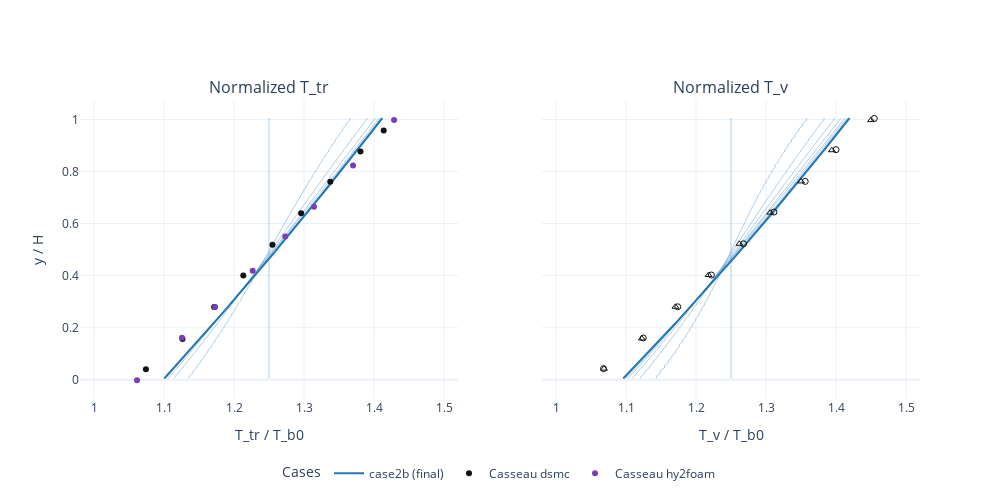

The cell this chart's notebook holds for it:
### Code cell
PROFILE_SETTINGS = {
    "x_target": None,
}

PLOT_SETTINGS = {
    "figsize": (10, 4),
    "sharey": True,
}

# cases = [c for c in (case1, case2a, case2b) if c is not None]
cases = [case2b]

N_TIME_SAMPLES = 10

repo_root = ff_helpers.find_repo_root()
REF_TR_TB_PATH = (
    repo_root / "experiments" / "fourier_flows" / "casseau_figure_3_8_case_2b_tr_tb.csv"
)
REF_TV_TB_PATH = (
    repo_root / "experiments" / "fourier_flows" / "casseau_figure_3_8_case_2b_tv_tb.csv"
)


def load_reference_csv(path):
    path = str(path)
    try:
        with open(path, "r") as f:
            header = f.readline().strip()
    except FileNotFoundError:
        return []

    dataset_names = [name for name in header.split(",") if name]
    data = np.genfromtxt(path, delimiter=",", skip_header=2)
    data = np.atleast_2d(data)

    refs = []
    n_pairs = data.shape[1] // 2
    for i in range(n_pairs):
        name = dataset_names[i] if i < len(dataset_names) else f"dataset_{i+1}"
        x = data[:, 2 * i]
        y = data[:, 2 * i + 1]
        mask = np.isfinite(x) & np.isfinite(y)
        if not np.any(mask):
            continue
        refs.append({"name": name, "x": x[mask], "y": y[mask]})
    return refs


def parse_ref_name(name: str):
    lower = name.lower()
    if "dsmc" in lower:
        method = "dsmc"
    elif "hy2foam" in lower:
        method = "hy2foam"
    else:
        method = name

    species = None
    if "_n2" in lower:
        species = "N2"
    elif "_o2" in lower:
        species = "O2"

    return method, species


ref_tr = load_reference_csv(REF_TR_TB_PATH)
ref_tv = load_reference_csv(REF_TV_TB_PATH)

profiles_by_time = {}
for case in cases:
    if case is None:
        continue
    U_hist = case["U_hist"]
    t_hist = np.asarray(case["t_hist"])
    n_steps = len(U_hist)
    if n_steps == 0:
        continue
    sample_count = min(N_TIME_SAMPLES, n_steps)
    indices = np.linspace(0, n_steps - 1, sample_count, dtype=int)
    indices = np.unique(indices)

    samples = []
    for idx in indices:
        y, Tn, Tv = ff_helpers.extract_profile_from_U(
            case, U_hist[idx], x_target=PROFILE_SETTINGS["x_target"]
        )
        samples.append((idx, float(t_hist[idx]), y, Tn, Tv))
    profiles_by_time[case["name"]] = samples

case_color_cycle = ["#1f77b4", "#ff7f0e", "#2ca02c", "#d62728", "#9467bd"]
case_colors = {
    name: case_color_cycle[i % len(case_color_cycle)]
    for i, name in enumerate(profiles_by_time.keys())
}
ref_colors = {
    "dsmc": "#111111",
    "hy2foam": "#7a3db8",
}
ref_symbols = {
    "N2": "circle-open",
    "O2": "triangle-up-open",
    None: "circle",
}

fig = make_subplots(
    rows=1,
    cols=2,
    shared_yaxes=PLOT_SETTINGS["sharey"],
    subplot_titles=("Normalized T_tr", "Normalized T_v"),
)

# T_tr profiles (multiple time steps)
for name, samples in profiles_by_time.items():
    final_idx = samples[-1][0]
    color = case_colors.get(name, "#1f77b4")
    for idx, t, y, Tn, _Tv in samples:
        is_final = idx == final_idx
        fig.add_trace(
            go.Scatter(
                x=Tn,
                y=y,
                mode="lines",
                name=f"{name} t={t:.2e}s" if not is_final else f"{name} (final)",
                legendgroup=name,
                showlegend=bool(is_final),
                opacity=1.0 if is_final else 0.35,
                line=dict(width=2 if is_final else 1, color=color),
                customdata=np.full_like(y, t, dtype=float),
            ),
            row=1,
            col=1,
        )

shown_ref = set()
for ref in ref_tr:
    method, species = parse_ref_name(ref["name"])
    color = ref_colors.get(method, "#444444")
    show = method not in shown_ref
    shown_ref.add(method)
    fig.add_trace(
        go.Scatter(
            x=ref["x"],
            y=ref["y"],
            mode="markers",
            name=f"Casseau {method}",
            legendgroup=f"casseau-{method}",
            showlegend=show,
            marker=dict(size=6, color=color, symbol=ref_symbols.get(species)),
            text=[species or ""] * len(ref["x"]),
        ),
        row=1,
        col=1,
    )

# T_v profiles (multiple time steps)
for name, samples in profiles_by_time.items():
    final_idx = samples[-1][0]
    color = case_colors.get(name, "#1f77b4")
    for idx, t, y, _Tn, Tv in samples:
        is_final = idx == final_idx
        fig.add_trace(
            go.Scatter(
                x=Tv,
                y=y,
                mode="lines",
                name=f"{name} t={t:.2e}s" if not is_final else f"{name} (final)",
                legendgroup=name,
                showlegend=False,
                opacity=1.0 if is_final else 0.35,
                line=dict(width=2 if is_final else 1, color=color),
                customdata=np.full_like(y, t, dtype=float),
            ),
            row=1,
            col=2,
        )

for ref in ref_tv:
    method, species = parse_ref_name(ref["name"])
    color = ref_colors.get(method, "#444444")
    show = method not in shown_ref
    shown_ref.add(method)
    fig.add_trace(
        go.Scatter(
            x=ref["x"],
            y=ref["y"],
            mode="markers",
            name=f"Casseau {method}",
            legendgroup=f"casseau-{method}",
            showlegend=show,
            marker=dict(size=6, color=color, symbol=ref_symbols.get(species)),
            text=[species or ""] * len(ref["x"]),
        ),
        row=1,
        col=2,
    )

fig.update_xaxes(title_text="T_tr / T_b0", row=1, col=1, range=[0.98, 1.52])
fig.update_xaxes(title_text="T_v / T_b0", row=1, col=2, range=[0.98, 1.52])
fig.update_yaxes(title_text="y / H", row=1, col=1)

fig.update_layout(
    width=1000,
    height=500,
    legend_title_text="Cases",
    legend=dict(
        x=0.5,
        y=-0.2,
        xanchor="center",
        yanchor="top",
        orientation="h",
    ),
)

fig.show()
